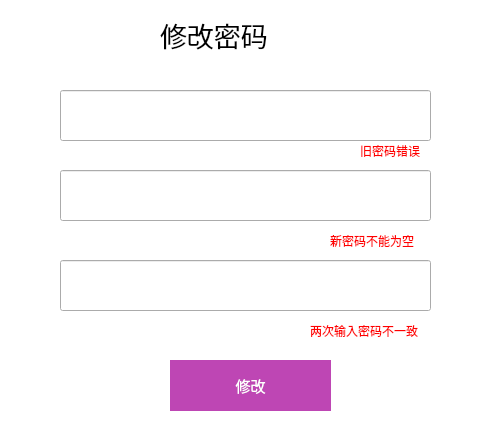
<?xml version="1.0" encoding="UTF-8"?>
<ui version="4.0">
 <class>changepw</class>
 <widget class="QDialog" name="changepw">
  <property name="geometry">
   <rect>
    <x>0</x>
    <y>0</y>
    <width>489</width>
    <height>433</height>
   </rect>
  </property>
  <property name="windowTitle">
   <string>修改密码</string>
  </property>
  <property name="windowIcon">
   <iconset resource="image.qrc">
    <normaloff>:/image/victoricon2.png</normaloff>:/image/victoricon2.png</iconset>
  </property>
  <widget class="QFrame" name="frame">
   <property name="geometry">
    <rect>
     <x>0</x>
     <y>0</y>
     <width>521</width>
     <height>621</height>
    </rect>
   </property>
   <property name="frameShape">
    <enum>QFrame::StyledPanel</enum>
   </property>
   <property name="frameShadow">
    <enum>QFrame::Raised</enum>
   </property>
   <widget class="QLabel" name="label_2">
    <property name="geometry">
     <rect>
      <x>0</x>
      <y>0</y>
      <width>521</width>
      <height>620</height>
     </rect>
    </property>
    <property name="styleSheet">
     <string notr="true">background-color: rgb(255, 255, 255);</string>
    </property>
    <property name="text">
     <string/>
    </property>
   </widget>
   <widget class="QLineEdit" name="lineEdit">
    <property name="geometry">
     <rect>
      <x>60</x>
      <y>90</y>
      <width>371</width>
      <height>51</height>
     </rect>
    </property>
    <property name="font">
     <font>
      <family>微软雅黑</family>
      <pointsize>12</pointsize>
     </font>
    </property>
    <property name="styleSheet">
     <string notr="true"/>
    </property>
   </widget>
   <widget class="QLabel" name="label">
    <property name="geometry">
     <rect>
      <x>160</x>
      <y>10</y>
      <width>251</width>
      <height>51</height>
     </rect>
    </property>
    <property name="font">
     <font>
      <family>微软雅黑</family>
      <pointsize>20</pointsize>
      <weight>50</weight>
      <bold>false</bold>
     </font>
    </property>
    <property name="text">
     <string>&lt;html&gt;&lt;head/&gt;&lt;body&gt;&lt;p&gt;修改密码&lt;/p&gt;&lt;/body&gt;&lt;/html&gt;</string>
    </property>
   </widget>
   <widget class="QPushButton" name="pushButton">
    <property name="geometry">
     <rect>
      <x>170</x>
      <y>360</y>
      <width>161</width>
      <height>51</height>
     </rect>
    </property>
    <property name="font">
     <font>
      <family>微软雅黑</family>
      <pointsize>11</pointsize>
      <weight>9</weight>
      <italic>false</italic>
      <bold>false</bold>
     </font>
    </property>
    <property name="styleSheet">
     <string notr="true">QPushButton{border-style:none;font: 75 11pt &quot;微软雅黑&quot;;background-color: rgb(190, 70, 180);color: rgb(255, 255, 255);}
QPushButton:hover{background: rgb(190, 70, 230);color: rgb(255, 255, 255);}</string>
    </property>
    <property name="text">
     <string>修改</string>
    </property>
   </widget>
   <widget class="QLineEdit" name="lineEdit_2">
    <property name="geometry">
     <rect>
      <x>60</x>
      <y>170</y>
      <width>371</width>
      <height>51</height>
     </rect>
    </property>
    <property name="font">
     <font>
      <family>微软雅黑</family>
      <pointsize>12</pointsize>
     </font>
    </property>
   </widget>
   <widget class="QLabel" name="label_5">
    <property name="geometry">
     <rect>
      <x>123</x>
      <y>170</y>
      <width>321</width>
      <height>31</height>
     </rect>
    </property>
    <property name="font">
     <font>
      <family>微软雅黑</family>
      <pointsize>12</pointsize>
     </font>
    </property>
    <property name="text">
     <string/>
    </property>
   </widget>
   <widget class="QLineEdit" name="lineEdit_3">
    <property name="geometry">
     <rect>
      <x>60</x>
      <y>260</y>
      <width>371</width>
      <height>51</height>
     </rect>
    </property>
    <property name="font">
     <font>
      <family>微软雅黑</family>
      <pointsize>12</pointsize>
     </font>
    </property>
    <property name="styleSheet">
     <string notr="true"/>
    </property>
   </widget>
   <widget class="QLabel" name="label_6">
    <property name="geometry">
     <rect>
      <x>360</x>
      <y>140</y>
      <width>201</width>
      <height>21</height>
     </rect>
    </property>
    <property name="font">
     <font>
      <family>微软雅黑</family>
     </font>
    </property>
    <property name="styleSheet">
     <string notr="true">color: rgb(255, 0, 0);</string>
    </property>
    <property name="text">
     <string>旧密码错误</string>
    </property>
   </widget>
   <widget class="QLabel" name="label_7">
    <property name="geometry">
     <rect>
      <x>330</x>
      <y>230</y>
      <width>201</width>
      <height>21</height>
     </rect>
    </property>
    <property name="font">
     <font>
      <family>微软雅黑</family>
     </font>
    </property>
    <property name="styleSheet">
     <string notr="true">color: rgb(255, 0, 0);</string>
    </property>
    <property name="text">
     <string>新密码不能为空</string>
    </property>
   </widget>
   <widget class="QLabel" name="label_8">
    <property name="geometry">
     <rect>
      <x>310</x>
      <y>320</y>
      <width>201</width>
      <height>21</height>
     </rect>
    </property>
    <property name="font">
     <font>
      <family>微软雅黑</family>
     </font>
    </property>
    <property name="styleSheet">
     <string notr="true">color: rgb(255, 0, 0);</string>
    </property>
    <property name="text">
     <string>两次输入密码不一致</string>
    </property>
   </widget>
   <zorder>label_2</zorder>
   <zorder>lineEdit</zorder>
   <zorder>pushButton</zorder>
   <zorder>lineEdit_2</zorder>
   <zorder>label</zorder>
   <zorder>label_5</zorder>
   <zorder>lineEdit_3</zorder>
   <zorder>label_6</zorder>
   <zorder>label_7</zorder>
   <zorder>label_8</zorder>
  </widget>
 </widget>
 <resources>
  <include location="image.qrc"/>
 </resources>
 <connections/>
</ui>
